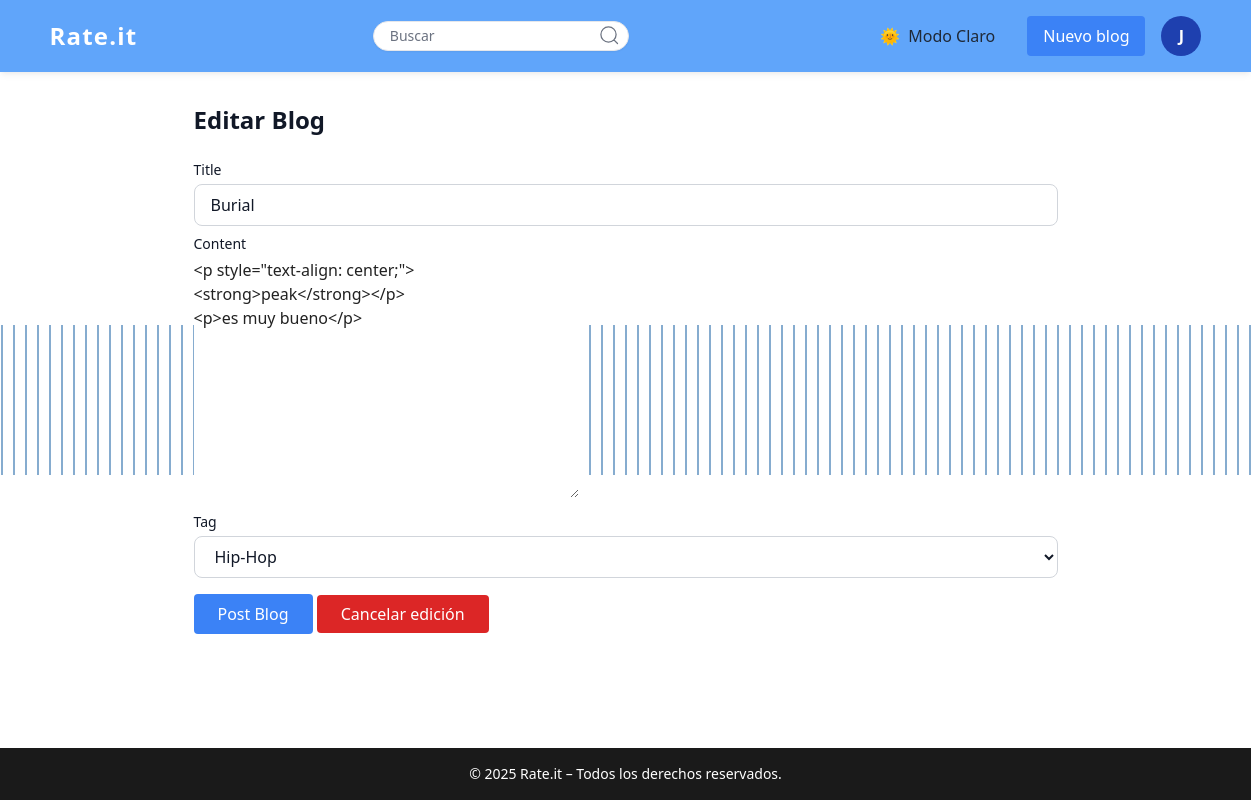
/blog/20/edit/ (signed in), run on the app's committed database.
### blogapp/models.py (models this page shows, shortened)
class Blog(models.Model):
    title = models.CharField(max_length=200)
    content = HTMLField()
    author = models.ForeignKey(User, on_delete=models.CASCADE)
    created_at = models.DateTimeField(auto_now_add=True)
    is_deleted = models.BooleanField(default=False)
    tag = models.ForeignKey(Tag,on_delete=models.SET_NULL, null=True, max_length=100)
    cover_image = models.ImageField(upload_to='covers/', blank=True, null=True,validators=[dimension_imagen])
    average_rating = models.FloatField(default=0)
    objects = BlogManager()
    all_objects = models.Manager()

### blogapp/views.py (the view, shortened to what this page needs)
# urls.py: path('blog/<int:pk>/edit/', BlogUpdateView.as_view(), name='blog_update'),
class BlogUpdateView(LoginRequiredMixin, UserPassesTestMixin,UpdateView ):
    model = Blog
    fields = ['title', 'content', 'tag']
    template_name = 'blog_form.html'
    def test_func(self):
        return self.request.user == self.get_object().author

### blogapp/models.py (called while the page is built)
    def get_queryset(self):
        return super().get_queryset().filter(is_deleted=False)

    def __str__(self):
        return f"{self.title}"

### blogapp/templates/blogapp/blog_form.html (shortened to what this page needs)
{% extends 'base.html' %}
{% load widget_tweaks %}
{% block content %}
  <h1 class="text-2xl font-bold mb-6 text-gray-900 dark:text-white">
    {% if form.instance.pk %}Editar Blog{% else %}Crear un Nuevo Blog{% endif %}
  </h1>
  <form method="post" class="tinymce-enabled-form space-y-4 transition-all duration-700 ease-in-out animate-fade-in" enctype="multipart/form-data">{% csrf_token %}
    <div class="space-y-2 transition-all duration-700 ease-in-out">
      {% for field in form %}
        <div>
          <label for="{{ field.id_for_label }}" class="block text-sm font-medium mb-1 text-gray-900 dark:text-white">{{ field.label }}</label>
          {% if field.name == "content" %}
            {{ field }}
          {% else %}
            {{ field|add_class:"bg-white dark:bg-gray-800 text-gray-900 dark:text-white px-4 py-2 rounded-lg w-full border border-gray-300 dark:border-gray-700 focus:outline-none focus:ring-2 focus:ring-blue-500" }}
          {% endif %}
        </div>
      {% endfor %}
    </div>
    <button type="submit" class="px-6 py-2 bg-blue-500 hover:bg-blue-600 text-white dark:bg-blue-600 dark:hover:bg-blue-700 rounded transition-all duration-500 ease-in-out">Post Blog</button>
    {% if form.instance.pk %}
    <button>
      <a href="{% url 'blogapp:profile' %}" class="px-6 py-2 bg-red-600 hover:bg-red-700 text-white dark:bg-red-600 dark:hover:bg-red-700 rounded transition-all duration-500 ease-in-out">Cancelar edición</a>
    </button>
    {% endif %}
  </form>
{% endblock %}

### blogapp/templates/blogapp/base.html (shortened to what this page needs)
{% load static tailwind_tags %}
<!DOCTYPE html>
<html lang="es" class="scroll-smooth">
  <head>
    <script src="https://cdn.tailwindcss.com"></script>
  </head>
  <body
    id="body"
    class="flex flex-col min-h-screen font-sans transition-all duration-700 ease-in-out "
  >
    <nav
      class="py-4 px-6 transition-colors bg-blue-400 text-gray-800 dark:bg-[#333] dark:text-white shadow-md"
    >
      <div class="max-w-6xl mx-auto flex justify-between items-center">
        <a
          href="{% url 'blogapp:blog_list' %}"
          class="text-2xl font-semibold tracking-wider text-white"
          >Rate.it</a
        >
        <div class="flex items-center">
          <form method="get" action="" class="flex items-center space-x-2 bg-white rounded-full px-2 py-1 shadow-sm border border-gray-200">
              <input
                type="text"
                placeholder="Buscar"
                name="busqueda"
                value="{{ request.GET.busqueda}}"
                class="flex-grow text-sm text-gray-900 placeholder-gray-500 bg-transparent focus:outline-none focus:ring-0 pl-2">
              <span class="input-group-list">
                <button type="submit" class="text-gray-500 hover:text-blue-600 transition-all duration-300 flex items-center justify-center">
                  <svg xmlns="http://www.w3.org/2000/svg" fill="none" viewBox="0 0 24 24" stroke-width="1.5" stroke="currentColor" class="w-5 h-5" >
                    <path stroke-linecap="round" stroke-linejoin="round" d="M21 21l-4.35-4.35m0 0A7.5 7.5 0 103.75 3.75a7.5 7.5 0 0012.9 12.9z" />
                  </svg>
                </button>
              </span>
          </form>
        </div>
        <div class="flex items-center space-x-4">
          <button
            onclick="toggleDarkMode()"
            class="flex items-center gap-2 px-4 py-2 rounded-full"
          >
            <span
              id="theme-icon"
              class="transition-transform duration-500 transform"
              >🌞</span
            >
            <span
              id="theme-label"
              class="transition-opacity duration-500 ease-in-out"
              >Modo Claro</span
            >
          </button>
          {% if user.is_authenticated %}
          <a
            href="{% url 'blogapp:add_blog' %}"
            class="bg-blue-500 hover:bg-blue-600 text-white dark:bg-blue-600 dark:hover:bg-blue-700 dark:text-white font-medium py-2 px-4 rounded transition-all duration-500 ease-in-out"
            >Nuevo blog</a
          >
          {% endif %}
          {% if user.is_authenticated %}
          <div class="relative inline-block text left">
            <button id="userMenuButton" class="w-10 h-10 rounded-full bg-blue-800 text-white flex items-center justify-center font-bold focus:outline-none focus:ring-2 focus:ring-blue-500">
              {{ user.username|slice:":1"|upper }}
            </button>
          </div>
          {% else %}
          <a href="{% url 'blogapp:login' %}">
            <button class="bg-blue-800 hover:bg-blue-700 text-white py-2 px-4 rounded-full transition-all duration-300">
              Iniciar Sesión
            </button>
          </a>
          {% endif %}
        </div>
      </div>
    </nav>
    <main
      class="flex-grow w-full transition-all duration-700 ease-in-out"
    >
      <div class="max-w-4xl mx-auto px-4 py-8">
        {% block content %}{% endblock %}
      </div>
    </main>
    <footer class="bg-[#1a1a1a] dark:bg-[#0d0d0d] text-white py-4 px-6 transition-colors duration-500">
      <div class="max-w-4xl mx-auto text-center text-sm">
        © 2025 Rate.it – Todos los derechos reservados.
      </div>
    </footer>
    {% load static %}
    <div class="visualizer absolute top-1/2 left-1/2 -translate-x-1/2 -translate-y-1/2 z-0 pointer-events-none flex gap-[2px]">
      <span class="bar" style="animation-delay: 0.1s;"></span>
      <span class="bar" style="animation-delay: 0.5s;"></span>
      <span class="bar" style="animation-delay: 0.3s;"></span>
      <span class="bar" style="animation-delay: 0.4s;"></span>
      <span class="bar" style="animation-delay: 0.7s;"></span>
      <span class="bar" style="animation-delay: 0.6s;"></span>
      <span class="bar" style="animation-delay: 0.7s;"></span>
      <span class="bar" style="animation-delay: 0.9s;"></span>
      <span class="bar" style="animation-delay: 0.3s;"></span>
      <span class="bar" style="animation-delay: 0s;"></span>
      <span class="bar" style="animation-delay: 0.1s;"></span>
      <span class="bar" style="animation-delay: 0.5s;"></span>
      <span class="bar" style="animation-delay: 0.3s;"></span>
      <span class="bar" style="animation-delay: 0.4s;"></span>
      <span class="bar" style="animation-delay: 0.3s;"></span>
      <span class="bar" style="animation-delay: 0.6s;"></span>
      <span class="bar" style="animation-delay: 0s;"></span>
      <span class="bar" style="animation-delay: 0.1s;"></span>
      <span class="bar" style="animation-delay: 0.2s;"></span>
      <span class="bar" style="animation-delay: 0.8s;"></span>
      <span class="bar" style="animation-delay: 0.1s;"></span>
      <span class="bar" style="animation-delay: 0.4s;"></span>
      <span class="bar" style="animation-delay: 0s;"></span>
      <span class="bar" style="animation-delay: 0.1s;"></span>
      <span class="bar" style="animation-delay: 0.8s;"></span>
      <span class="bar" style="animation-delay: 0.7s;"></span>
      <span class="bar" style="animation-delay: 0s;"></span>
      <span class="bar" style="animation-delay: 0.1s;"></span>
      <span class="bar" style="animation-delay: 0.4s;"></span>
      <span class="bar" style="animation-delay: 0.3s;"></span>
      <span class="bar" style="animation-delay: 0.7s;"></span>
      <span class="bar" style="animation-delay: 0.5s;"></span>
      <span class="bar" style="animation-delay: 0.6s;"></span>
      <span class="bar" style="animation-delay: 0.8s;"></span>
      <span class="bar" style="animation-delay: 0.2s;"></span>
      <span class="bar" style="animation-delay: 0.9s;"></span>
      <span class="bar" style="animation-delay: 0s;"></span>
      <span class="bar" style="animation-delay: 0.1s;"></span>
      <span class="bar" style="animation-delay: 0.2s;"></span>
      <span class="bar" style="animation-delay: 0.1s;"></span>
      <span class="bar" style="animation-delay: 0.3s;"></span>
      <span class="bar" style="animation-delay: 0.5s;"></span>
      <span class="bar" style="animation-delay: 0.2s;"></span>
      <span class="bar" style="animation-delay: 0.7s;"></span>
      <span class="bar" style="animation-delay: 0.4s;"></span>
      <span class="bar" style="animation-delay: 0.9s;"></span>
      <span class="bar" style="animation-delay: 0s;"></span>
      <span class="bar" style="animation-delay: 0.1s;"></span>
      <span class="bar" style="animation-delay: 0.6s;"></span>
      <span class="bar" style="animation-delay: 0.3s;"></span>
      <span class="bar" style="animation-delay: 0.4s;"></span>
      <span class="bar" style="animation-delay: 0.2s;"></span>
      <span class="bar" style="animation-delay: 0.6s;"></span>
      <span class="bar" style="animation-delay: 0.1s;"></span>
      <span class="bar" style="animation-delay: 0.3s;"></span>
      <span class="bar" style="animation-delay: 0.7s;"></span>
      <span class="bar" style="animation-delay: 0s;"></span>
      <span class="bar" style="animation-delay: 0.1s;"></span>
      <span class="bar" style="animation-delay: 0.3s;"></span>
      <span class="bar" style="animation-delay: 0.6s;"></span>
      <span class="bar" style="animation-delay: 0.4s;"></span>
      <span class="bar" style="animation-delay: 0.5s;"></span>
      <span class="bar" style="animation-delay: 0.2s;"></span>
      <span class="bar" style="animation-delay: 0.7s;"></span>
      <span class="bar" style="animation-delay: 0.3s;"></span>
      <span class="bar" style="animation-delay: 0.9s;"></span>
      <span class="bar" style="animation-delay: 0.5s;"></span>
      <span class="bar" style="animation-delay: 0.6s;"></span>
      <span class="bar" style="animation-delay: 0.7s;"></span>
      <span class="bar" style="animation-delay: 0.8s;"></span>
      <span class="bar" style="animation-delay: 0.1s;"></span>
      <span class="bar" style="animation-delay: 0.5s;"></span>
    </div>
  </body>
</html>

### blogapp/templates/blogapp/base.html (style rules this page uses)
:root { --bg-color:rgba(255, 255, 255, 0.51); --text-color: #222; --header-bg-light: #222; --header-bg-dark: #333; }
body { background-color: var(--bg-color); color: var(--text-color); }
header, nav { background-color: var(--header-bg-light); }
main { position: relative; z-index: 1; background-color: var(--bg-color); }
.visualizer { position: absolute; top: 50%; left: 50%; transform: translate(-50%, -50%); z-index: -1; pointer-events: none; display: flex; gap: 2px; }
.visualizer span { width: 2px; height: 150px; background: var(--bar-color); margin: 0 4px; display: inline-block; animation: bounce 3s infinite ease-in-out; transform-origin: center; }
:root { --bar-color:rgb(9, 86, 158); }

### data on the page
Blog: form "Burial" "Hip-Hop", form "<p style=\"text-align: center;\"><strong>peak</strong></p> <p>es muy bueno</p>"

### other printed values
{{ user.username|slice:":1"|upper }} "J"
{{ field.label }} "Title" "Content" "Tag"
